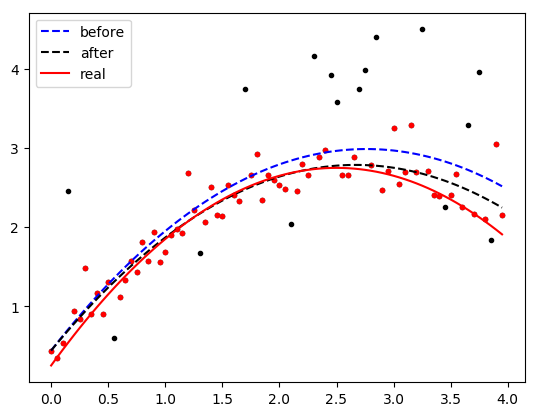

Source code (Python):
import numpy as np
import matplotlib.pyplot as plt
from scipy.optimize import curve_fit

v = 2
a = -0.4

def gen_data(x):
    y = v*x+a*x*x+np.random.rand(len(x))*0.5
    for _ in range(int(len(y)/3)):
        y[np.random.randint(0, len(y))] += (np.random.rand()-0.3)*3
    return y

x = np.arange(0, 4, 0.05)
y = gen_data(x)
fit = np.poly1d(np.polyfit(x, y, 2))
std = np.sqrt(np.mean((y-fit(x))**2))

new_x = []
new_y = []
for _x, _y in zip(x, y):
    if np.abs(_y-fit(_x)) < std:
        new_x.append(_x)
        new_y.append(_y)
new_fit = np.poly1d(np.polyfit(new_x, new_y, 2))

plt.plot(x, y, '.k')
plt.plot(new_x, new_y, '.r')
plt.plot(x, fit(x), '--b', label="before")
plt.plot(x, new_fit(x), '--k', label="after")
plt.plot(x, v*x+a*x*x+0.25, 'r', label='real')
plt.legend()
plt.savefig("0512-01-Outlier.png", bbox_inches='tight')
